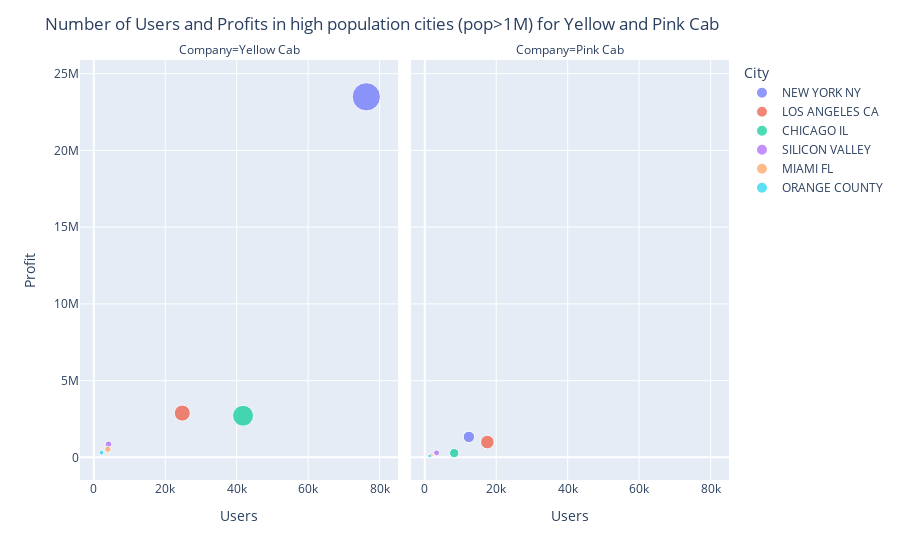

Write notebook code for a chart like this one.
### Markdown cell above
## How's the distribution of customers in big cities (Population >1M) for each companies?

Big cities here are identified the cities has more than 1 million population and customer's income also more than $5000/monthly

### Code cell
# Big overall picture about Two companies in big cities
#Income subset
Up = data[(data['Population']>1000000)&(data['Income']>5000)].groupby(['City',"Company"]).agg({"Users":"count", "Profit": "sum", "Population": "count"}).sort_values(by=["Profit",'Users'], ascending=False)
Up.reset_index(inplace=True)
#plot for overview 

fig = px.scatter(Up, y="Profit", x="Users", color='City', size='Population', facet_col="Company")
fig.update_layout(title_text='Number of Users and Profits in high population cities (pop>1M) for Yellow and Pink Cab')
fig.show()

### Figure 1 — Plotly figure (JSON) as saved in the notebook; plotly's stock layout.template omitted (floating-point values rounded to 4 significant figures)
{"data": [{"hovertemplate": "City=NEW YORK NY<br>Company=Yellow Cab<br>Users=%{x}<br>Profit=%{y}<br>Population=%{marker.size}<extra></extra>", "legendgroup": "NEW YORK NY", "marker": {"color": "#636efa", "size": [76267], "sizemode": "area", "sizeref": 190.7, "symbol": "circle"}, "mode": "markers", "name": "NEW YORK NY", "orientation": "v", "showlegend": true, "type": "scatter", "x": [76267], "xaxis": "x", "y": [23490000.0], "yaxis": "y"}, {"hovertemplate": "City=NEW YORK NY<br>Company=Pink Cab<br>Users=%{x}<br>Profit=%{y}<br>Population=%{marker.size}<extra></extra>", "legendgroup": "NEW YORK NY", "marker": {"color": "#636efa", "size": [12358], "sizemode": "area", "sizeref": 190.7, "symbol": "circle"}, "mode": "markers", "name": "NEW YORK NY", "orientation": "v", "showlegend": false, "type": "scatter", "x": [12358], "xaxis": "x2", "y": [1334000.0], "yaxis": "y2"}, {"hovertemplate": "City=LOS ANGELES CA<br>Company=Yellow Cab<br>Users=%{x}<br>Profit=%{y}<br>Population=%{marker.size}<extra></extra>", "legendgroup": "LOS ANGELES CA", "marker": {"color": "#EF553B", "size": [24766], "sizemode": "area", "sizeref": 190.7, "symbol": "circle"}, "mode": "markers", "name": "LOS ANGELES CA", "orientation": "v", "showlegend": true, "type": "scatter", "x": [24766], "xaxis": "x", "y": [2885000.0], "yaxis": "y"}, {"hovertemplate": "City=LOS ANGELES CA<br>Company=Pink Cab<br>Users=%{x}<br>Profit=%{y}<br>Population=%{marker.size}<extra></extra>", "legendgroup": "LOS ANGELES CA", "marker": {"color": "#EF553B", "size": [17522], "sizemode": "area", "sizeref": 190.7, "symbol": "circle"}, "mode": "markers", "name": "LOS ANGELES CA", "orientation": "v", "showlegend": false, "type": "scatter", "x": [17522], "xaxis": "x2", "y": [994900.0], "yaxis": "y2"}, {"hovertemplate": "City=CHICAGO IL<br>Company=Yellow Cab<br>Users=%{x}<br>Profit=%{y}<br>Population=%{marker.size}<extra></extra>", "legendgroup": "CHICAGO IL", "marker": {"color": "#00cc96", "size": [41774], "sizemode": "area", "sizeref": 190.7, "symbol": "circle"}, "mode": "markers", "name": "CHICAGO IL", "orientation": "v", "showlegend": true, "type": "scatter", "x": [41774], "xaxis": "x", "y": [2713000.0], "yaxis": "y"}, {"hovertemplate": "City=CHICAGO IL<br>Company=Pink Cab<br>Users=%{x}<br>Profit=%{y}<br>Population=%{marker.size}<extra></extra>", "legendgroup": "CHICAGO IL", "marker": {"color": "#00cc96", "size": [8231], "sizemode": "area", "sizeref": 190.7, "symbol": "circle"}, "mode": "markers", "name": "CHICAGO IL", "orientation": "v", "showlegend": false, "type": "scatter", "x": [8231], "xaxis": "x2", "y": [279000.0], "yaxis": "y2"}, {"hovertemplate": "City=SILICON VALLEY<br>Company=Yellow Cab<br>Users=%{x}<br>Profit=%{y}<br>Population=%{marker.size}<extra></extra>", "legendgroup": "SILICON VALLEY", "marker": {"color": "#ab63fa", "size": [4131], "sizemode": "area", "sizeref": 190.7, "symbol": "circle"}, "mode": "markers", "name": "SILICON VALLEY", "orientation": "v", "showlegend": true, "type": "scatter", "x": [4131], "xaxis": "x", "y": [856600.0], "yaxis": "y"}, {"hovertemplate": "City=SILICON VALLEY<br>Company=Pink Cab<br>Users=%{x}<br>Profit=%{y}<br>Population=%{marker.size}<extra></extra>", "legendgroup": "SILICON VALLEY", "marker": {"color": "#ab63fa", "size": [3306], "sizemode": "area", "sizeref": 190.7, "symbol": "circle"}, "mode": "markers", "name": "SILICON VALLEY", "orientation": "v", "showlegend": false, "type": "scatter", "x": [3306], "xaxis": "x2", "y": [296200.0], "yaxis": "y2"}, {"hovertemplate": "City=MIAMI FL<br>Company=Yellow Cab<br>Users=%{x}<br>Profit=%{y}<br>Population=%{marker.size}<extra></extra>", "legendgroup": "MIAMI FL", "marker": {"color": "#FFA15A", "size": [3934], "sizemode": "area", "sizeref": 190.7, "symbol": "circle"}, "mode": "markers", "name": "MIAMI FL", "orientation": "v", "showlegend": true, "type": "scatter", "x": [3934], "xaxis": "x", "y": [529000.0], "yaxis": "y"}, {"hovertemplate": "City=MIAMI FL<br>Company=Pink Cab<br>Users=%{x}<br>Profit=%{y}<br>Population=%{marker.size}<extra></extra>", "legendgroup": "MIAMI FL", "marker": {"color": "#FFA15A", "size": [1762], "sizemode": "area", "sizeref": 190.7, "symbol": "circle"}, "mode": "markers", "name": "MIAMI FL", "orientation": "v", "showlegend": false, "type": "scatter", "x": [1762], "xaxis": "x2", "y": [141400.0], "yaxis": "y2"}, {"hovertemplate": "City=ORANGE COUNTY<br>Company=Yellow Cab<br>Users=%{x}<br>Profit=%{y}<br>Population=%{marker.size}<extra></extra>", "legendgroup": "ORANGE COUNTY", "marker": {"color": "#19d3f3", "size": [2167], "sizemode": "area", "sizeref": 190.7, "symbol": "circle"}, "mode": "markers", "name": "ORANGE COUNTY", "orientation": "v", "showlegend": true, "type": "scatter", "x": [2167], "xaxis": "x", "y": [310400.0], "yaxis": "y"}, {"hovertemplate": "City=ORANGE COUNTY<br>Company=Pink Cab<br>Users=%{x}<br>Profit=%{y}<br>Population=%{marker.size}<extra></extra>", "legendgroup": "ORANGE COUNTY", "marker": {"color": "#19d3f3", "size": [1332], "sizemode": "area", "sizeref": 190.7, "symbol": "circle"}, "mode": "markers", "name": "ORANGE COUNTY", "orientation": "v", "showlegend": false, "type": "scatter", "x": [1332], "xaxis": "x2", "y": [89540.0], "yaxis": "y2"}], "layout": {"annotations": [{"font": {}, "showarrow": false, "text": "Company=Yellow Cab", "x": 0.245, "xanchor": "center", "xref": "paper", "y": 1, "yanchor": "bottom", "yref": "paper"}, {"font": {}, "showarrow": false, "text": "Company=Pink Cab", "x": 0.755, "xanchor": "center", "xref": "paper", "y": 1, "yanchor": "bottom", "yref": "paper"}], "legend": {"itemsizing": "constant", "title": {"text": "City"}, "tracegroupgap": 0}, "margin": {"t": 60}, "title": {"text": "Number of Users and Profits in high population cities (pop>1M) for Yellow and Pink Cab"}, "xaxis": {"anchor": "y", "domain": [0, 0.49], "title": {"text": "Users"}}, "xaxis2": {"anchor": "y2", "domain": [0.51, 1], "matches": "x", "title": {"text": "Users"}}, "yaxis": {"anchor": "x", "domain": [0, 1], "title": {"text": "Profit"}}, "yaxis2": {"anchor": "x2", "domain": [0, 1], "matches": "y", "showticklabels": false}}}
